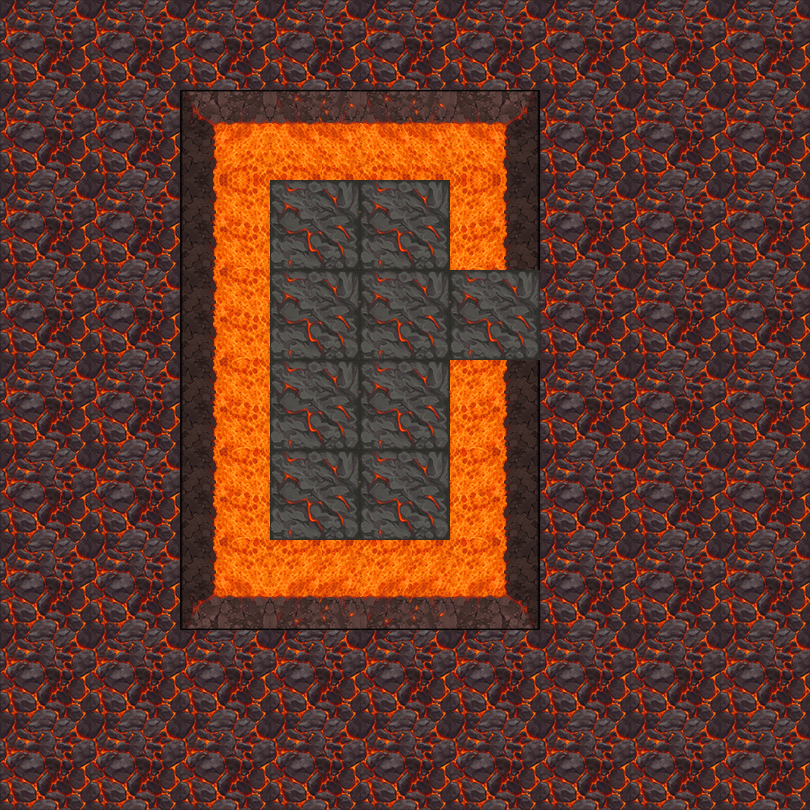

A level layout from a 2D game, rendered from its tile map. Below: a short description, then the map file with tile-grid data replaced by summaries:
An orthogonal 9x9 tile map with 90x90 px tiles, 2 tile layers (地形, 障碍) and 14 objects (7x map, 5x spring, bed, door).

<map version="1.5" tiledversion="1.7.2" orientation="orthogonal" renderorder="right-down" width="9" height="9" tilewidth="90" tileheight="90" infinite="0" nextlayerid="4" nextobjectid="20">
 <tileset firstgid="1" name="1" tilewidth="90" tileheight="90" tilecount="100" columns="10">
  <image source="5.png" trans="ff00ff" width="900" height="900" />
 </tileset>
 <layer id="1" name="地形" width="9" height="9">
  <data>[81 cells, 81 non-empty, 2 distinct tile ids]</data>
 </layer>
 <layer id="2" name="障碍" width="9" height="9">
  <data>[81 cells, 15 non-empty, 8 distinct tile ids]</data>
 </layer>
 <objectgroup id="3" name="对象">
  <object id="2" name="bed" x="270" y="180" width="90" height="90" />
  <object id="4" name="map" x="270" y="270" width="90" height="90" />
  <object id="5" name="map" x="270" y="360" width="90" height="90" />
  <object id="6" name="map" x="270" y="450" width="90" height="90" />
  <object id="10" name="map" x="360" y="270" width="90" height="90">
   <properties>
    <property name="weapon" type="int" value="1" />
   </properties>
  </object>
  <object id="11" name="map" x="360" y="180" width="90" height="90">
   <properties>
    <property name="weapon" type="int" value="2" />
   </properties>
  </object>
  <object id="12" name="map" x="360" y="360" width="90" height="90">
   <properties>
    <property name="weapon" type="int" value="3" />
   </properties>
  </object>
  <object id="13" name="map" x="360" y="450" width="90" height="90">
   <properties>
    <property name="weapon" type="int" value="4" />
   </properties>
  </object>
  <object id="14" name="door" x="450" y="270" width="90" height="90">
   <properties>
    <property name="LorR" type="int" value="1" />
    <property name="motion" type="int" value="1" />
    <property name="rotate" type="int" value="90" />
   </properties>
  </object>
  <object id="15" name="spring" x="630" y="540" width="90" height="90">
   <properties>
    <property name="direction" value="3" />
   </properties>
  </object>
  <object id="16" name="spring" x="630" y="720" width="90" height="90">
   <properties>
    <property name="direction" value="4" />
   </properties>
  </object>
  <object id="17" name="spring" x="450" y="720" width="90" height="90">
   <properties>
    <property name="direction" value="4" />
   </properties>
  </object>
  <object id="18" name="spring" x="270" y="720" width="90" height="90">
   <properties>
    <property name="direction" value="4" />
   </properties>
  </object>
  <object id="19" name="spring" x="90" y="720" width="90" height="90">
   <properties>
    <property name="direction" value="4" />
   </properties>
  </object>
 </objectgroup>
</map>
